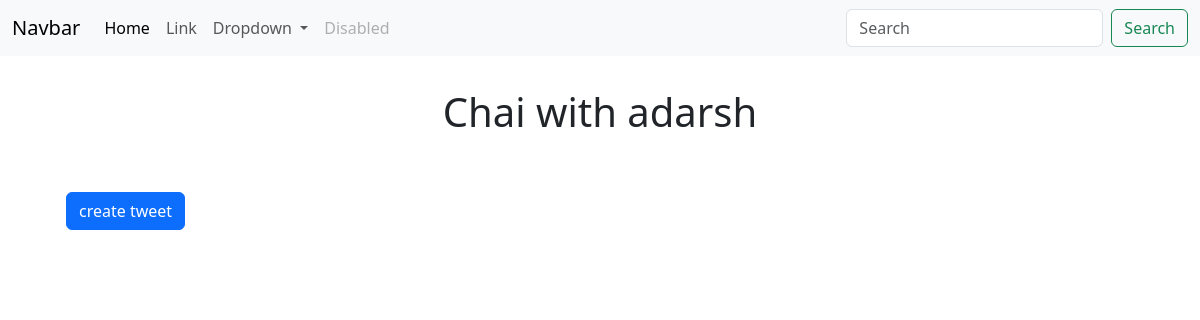
The page /tweet/ on the database as committed earlier.
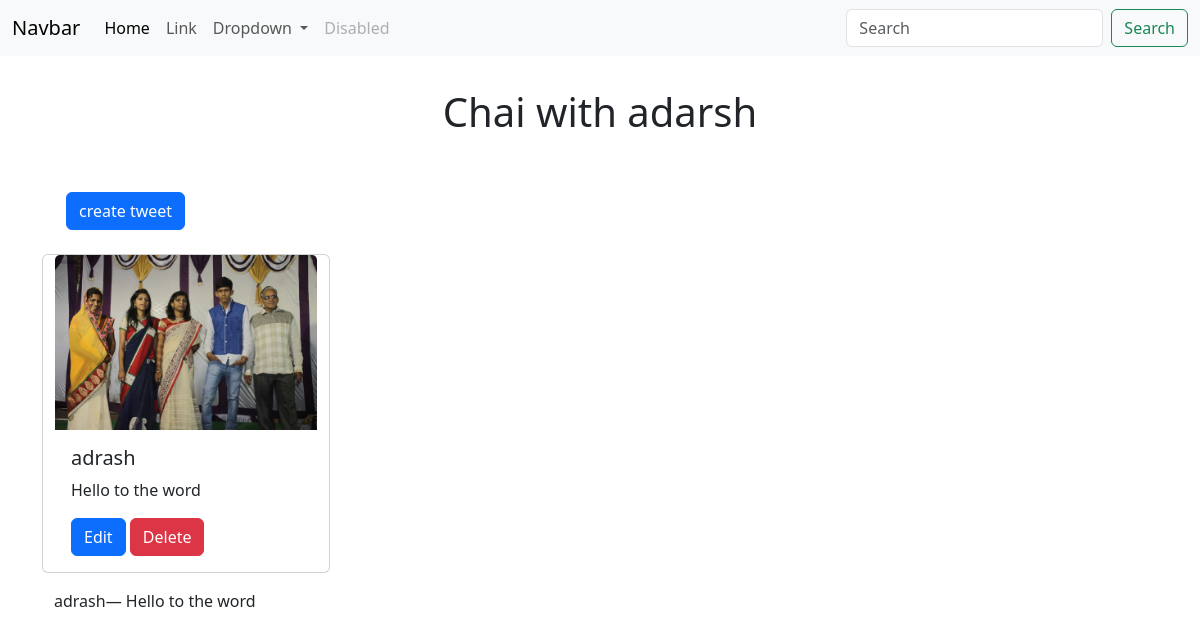
The same page on the database as committed later.
### tweet/models.py (models this page shows)
class Tweet(models.Model):
    user = models.ForeignKey(User, on_delete=models.CASCADE)
    text = models.TextField(max_length=240)
    photo = models.ImageField(upload_to="photos/",blank=True,null=True)
    created_at = models.DateTimeField(auto_now_add=True)
    updated_at = models.DateTimeField(auto_now=True)
    def __str__(self):
        return f'{self.user.username}— {self.text}'

### tweet/views.py (the view)
# urls.py: path("",views.tweet_list,name="tweet_list"),
def tweet_list(request):
    tweets = Tweet.objects.all().order_by('-created_at')
    return render(request, 'tweet_list.html', {"tweets": tweets})

### tweet/templates/tweet_list.html (shortened to what this page needs)
{% extends "layout.html" %}
{% block content %}
<h1 class="text-4xl text-center m-4 p-2">Chai with adarsh</h1>
<a class="btn btn-primary m-4" href="{% url 'tweet_create'%}">create tweet</a>
<div class="container row gap-3">
    {% for tweet in tweets %}
    <div class="card" style="width: 18rem;">
        <img class="card-img-top" src="{{tweet.photo.url}}" alt="Card image cap">
        <div class="card-body">
          <h5 class="card-title">{{tweet.user.username}}</h5>
          <p class="card-text">{{tweet.text}}</p>
          <a href="{% url 'tweet_edit' tweet.id %}" class="btn btn-primary">Edit</a>
          <a href="{% url 'tweet_delete' tweet.id%}" class="btn btn-danger">Delete</a>
        </div>
      </div>
    <div>{{tweet}}</div>
{% endfor %}
</div>
{% endblock %}

Rows that differ between the two databases and show on the page:
added Tweet: photo (picture), user.username "adrash", text "Hello to the word", user+text "adrash— Hello to the word"
